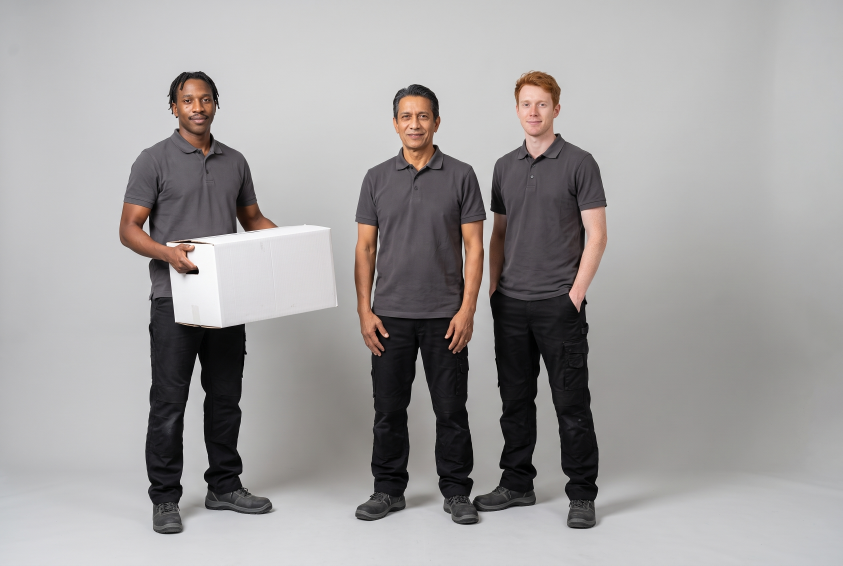
#> input picture _image-versions/drie-werkers-naast-elkaar-20260925/werk/versie-1-ruw-e0.jpg, 2528 x 1696 px (shown at 1/3 size); its folder holds 3 pictures in this run
$ python retouche.py
#> lines starting #> are read from the running program, lines starting #| are printed output that depends on the picture
"""Kleine retouches op de ruwe beelden van e0, voor het logo erop gaat. Deterministisch; bron is altijd
werk/versie-N-ruw-e0.jpg, uitvoer versie-N.jpg in de rondemap.
    versie 1: tape over de onderrand van de doos (x 572-600) en een paar verzonnen drukletters op de doos weg
    versie 2: kenteken effen geel (de wazige tekens weg), en een klein embleempje op de borst van de man rechts weg
    python werk/retouche.py
"""
import pathlib
import numpy as np
from PIL import Image, ImageFilter

HIER = pathlib.Path(__file__).resolve().parent
RONDE = HIER.parent


def kloon(a, vak, dx, dy, zacht=3):
    """Vult vak (x1,y1,x2,y2) met de pixels op (x+dx, y+dy), met een zachte rand."""
#> called with vak = (572, 908, 601, 992), dx = 34, dy = 4, zacht = 3
    x1, y1, x2, y2 = vak
    m = np.zeros(a.shape[:2], np.float32)
    m[y1:y2, x1:x2] = 1
    m = np.asarray(Image.fromarray((m * 255).astype("uint8")).filter(ImageFilter.GaussianBlur(zacht)), np.float32)[..., None] / 255
    bron = np.roll(a, (-dy, -dx), axis=(0, 1))
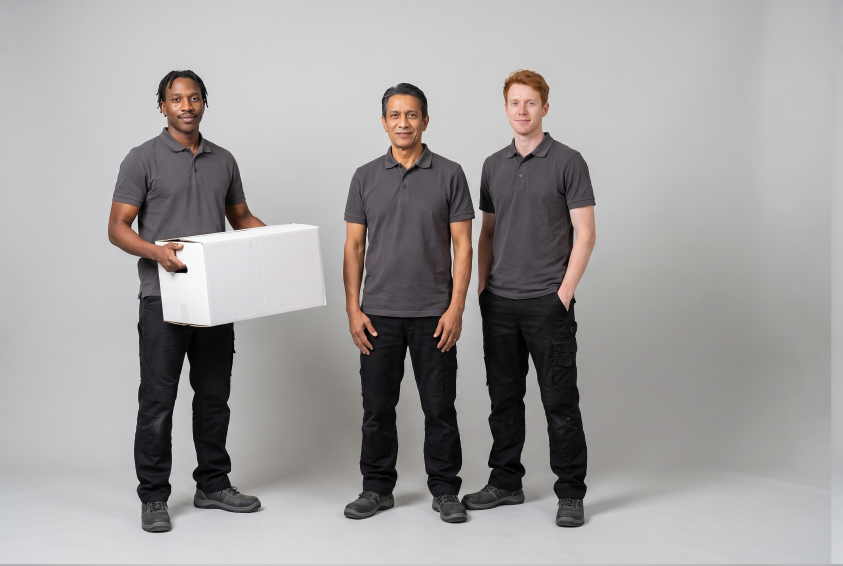
#> bron: shape (1696, 2528, 3) float32 (shown at 1/3 size); mean R, G, B 160.3, 157.8, 157.4
    return a * (1 - m) + bron * m
#> call 2 of kloon, with vak = (779, 722, 800, 760), dx = -22, dy = 0, zacht = 2
#> in kloon (call 2), `bron = np.roll(a, (-dy, -dx), axis=(0, 1))`:
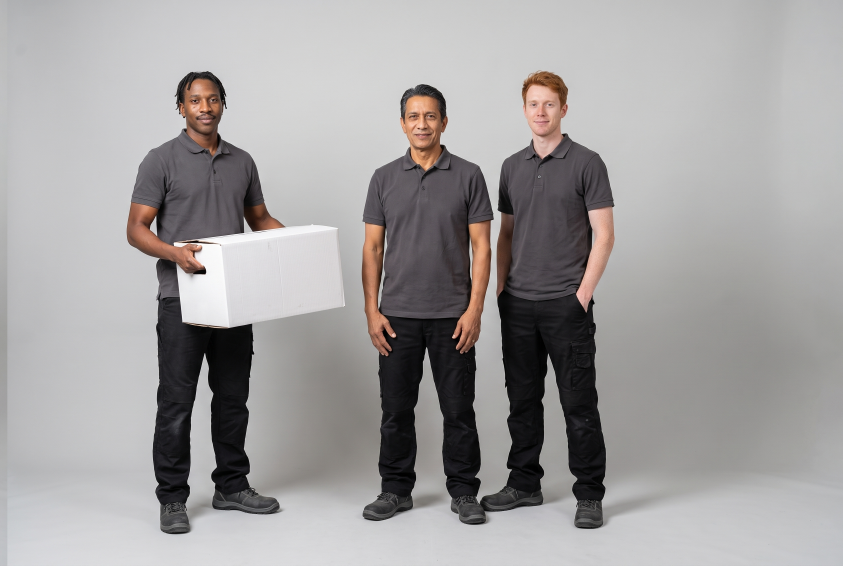
#> bron: shape (1696, 2528, 3) float32 (shown at 1/3 size); mean R, G, B 160.2, 157.7, 157.3
#> call 2 of laad, with nr = 2
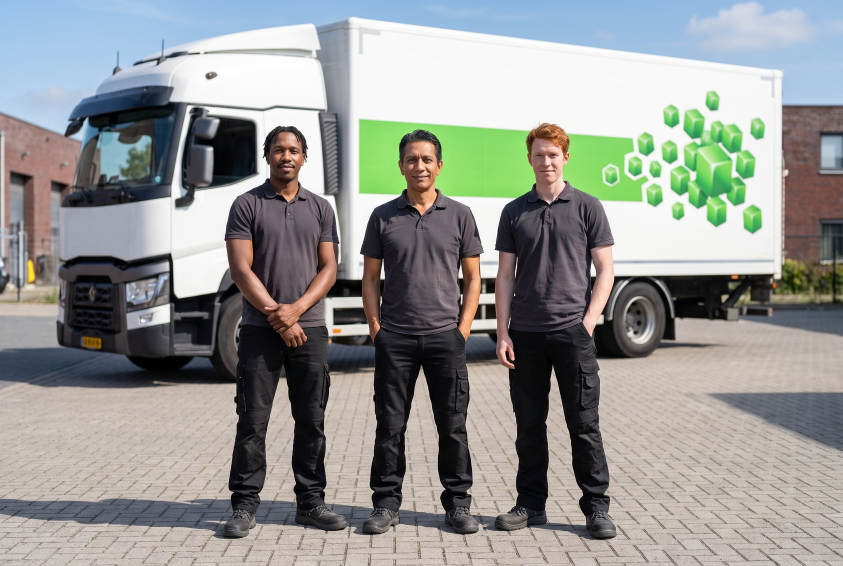
#> input picture _image-versions/drie-werkers-naast-elkaar-20260925/werk/versie-2-ruw-e0.jpg, 2528 x 1696 px (shown at 1/3 size)


def effen_plaat(a, vak, zacht=2):
    """Kenteken: per rij het gemiddelde van de gele pixels, dan licht vervaagd; tekens verdwijnen."""
#> called with vak = (247, 1009, 304, 1044), zacht = 2
    x1, y1, x2, y2 = vak
    p = a[y1:y2, x1:x2].copy()
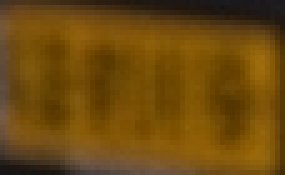
#> p: shape (35, 57, 3) float32 (shown 5 times larger); mean R, G, B 108.8, 73.4, 13.8
    geel = (p[..., 0] > 150) & (p[..., 1] > 110) & (p[..., 2] < 90)
#> geel: shape (35, 57) bool; every value is 0
    vul = p.copy()
    for r in range(p.shape[0]):
        sel = geel[r]
        kleur = p[r][sel].mean(0) if sel.sum() > 3 else p[r].mean(0)
        vul[r, :] = kleur
#> this loop made 35 passes
#> kleur on passes 1 to 12: [42.82, 32.37, 22.82], [54.81, 38.96, 21.82], [68.02, 46.79, 20.3], [82.74, 55.61, 18.7], [97.09, 64.95, 17.89], [109.6, 72.53, 15.91], [118, 78.05, 14.19], [122.5, 81.7, 12.09], [123.9, 82.54, 9.96], [123.7, 82.3, 8.93], [120.9, 80.05, 6.75], [118.3, 78.67, 6.32]
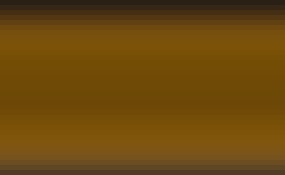
#> vul: shape (35, 57, 3) float32 (shown 5 times larger); mean R, G, B 108.8, 73.4, 13.8
    vul = np.asarray(Image.fromarray(vul.clip(0, 255).astype("uint8")).filter(ImageFilter.GaussianBlur(zacht)), np.float32)
    m = np.zeros(p.shape[:2], np.float32)
    m[2:-2, 2:-2] = 1
    m = np.asarray(Image.fromarray((m * 255).astype("uint8")).filter(ImageFilter.GaussianBlur(1.5)), np.float32)[..., None] / 255
    a[y1:y2, x1:x2] = p * (1 - m) + vul * m
    return a


def laad(nr):
    return np.asarray(Image.open(HIER / f"versie-{nr}-ruw-e0.jpg").convert("RGB"), np.float32)


def bewaar(a, nr):
    Image.fromarray(a.clip(0, 255).round().astype("uint8")).save(RONDE / f"versie-{nr}.jpg", quality=95)
    print(f"versie-{nr}.jpg geschreven")


a = laad(1)
a = kloon(a, (572, 908, 601, 992), 34, 4)        # tape over de onderrand
a = kloon(a, (779, 722, 800, 760), -22, 0, 2)    # drukletters
bewaar(a, 1)

a = laad(2)
a = effen_plaat(a, (247, 1009, 304, 1044))       # kenteken
a = kloon(a, (1699, 655, 1719, 670), 0, 16, 2)   # embleempje op de borst, man rechts
#> call 3 of kloon, with vak = (1699, 655, 1719, 670), dx = 0, dy = 16, zacht = 2
#> in kloon (call 3), `bron = np.roll(a, (-dy, -dx), axis=(0, 1))`:
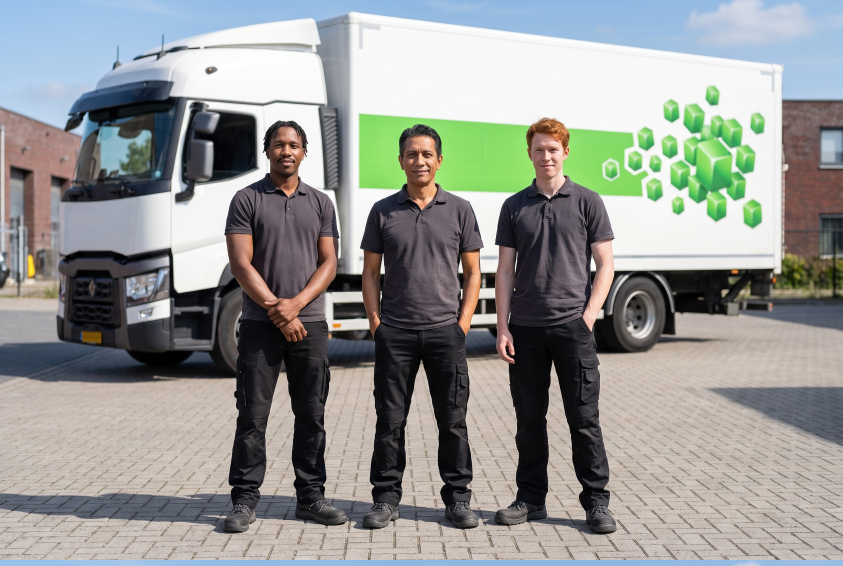
#> bron: shape (1696, 2528, 3) float32 (shown at 1/3 size); mean R, G, B 146.4, 150.3, 148.2
bewaar(a, 2)
